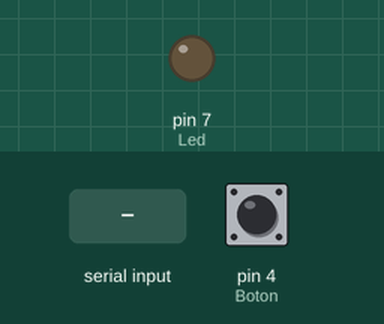
Bench run of a sketch on a simulated Arduino Mega 2560, built with avr-gcc and run on an emulated ATmega2560. Shown: output pins drawn as LEDs (lit = HIGH). Inputs (shaded band) come from the test bench; at power-on: pin 4 (Boton) HIGH.

Above: at 1.2 s.
1.3 s: "a" received over the second serial link
At 1.7 s:
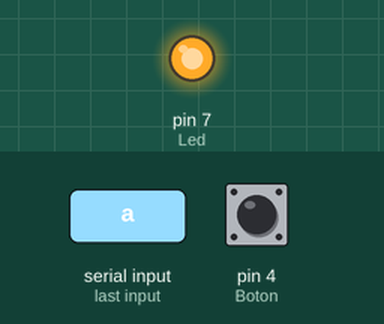
2.8 s: "b" received over the second serial link
At 4.0 s:
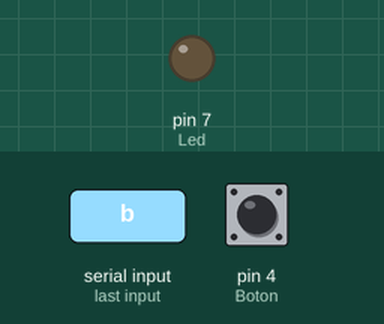
Timing chart, 0 to 5.8 s (numbered marks = the images above; inputs shaded):
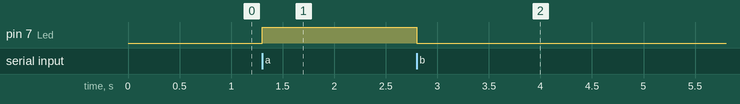

Measured:
- after the input at 1.3 s, pin 7 (Led): LOW → HIGH at once
- after the input at 2.8 s, pin 7 (Led): HIGH → LOW at once

The sketch:

ComunicacionSerie_MEGA.ino
```cpp
#include <SoftwareSerial.h>

#define RX 10
#define TX 11
#define Boton 4
#define Led 7

SoftwareSerial mega(RX, TX);

void setup() {
  Serial.begin(9600);
  mega.begin(9600);
  pinMode(Led, OUTPUT);
  pinMode(Boton, INPUT_PULLUP);
}

char dato = 's';

void loop() {
  if(mega.available()){
    dato = mega.read();
    }

  if(digitalRead(Boton)==LOW)
    mega.write('a');
  else
    mega.write('b');

  if(dato == 'a')
    digitalWrite(Led, HIGH);
  else if(dato == 'b')
    digitalWrite(Led, LOW);
}
```
